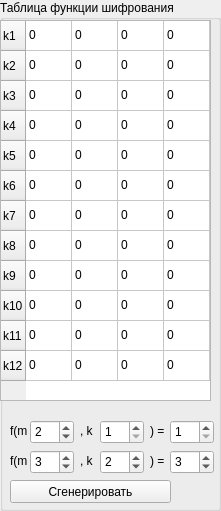
     <widget class="QGroupBox" name="tableOfFunctionGroupBox_Rect_2">
      <property name="geometry">
       <rect>
        <x>10</x>
        <y>0</y>
        <width>221</width>
        <height>511</height>
       </rect>
      </property>
      <property name="title">
       <string>Таблица функции шифрования</string>
      </property>
      <property name="flat">
       <bool>false</bool>
      </property>
      <property name="checkable">
       <bool>false</bool>
      </property>
      <widget class="QTableWidget" name="tableOfFunction_Rect_2">
       <property name="geometry">
        <rect>
         <x>0</x>
         <y>20</y>
         <width>211</width>
         <height>381</height>
        </rect>
       </property>
       <property name="gridStyle">
        <enum>Qt::SolidLine</enum>
       </property>
       <property name="cornerButtonEnabled">
        <bool>true</bool>
       </property>
       <attribute name="horizontalHeaderVisible">
        <bool>false</bool>
       </attribute>
       <attribute name="horizontalHeaderCascadingSectionResizes">
        <bool>false</bool>
       </attribute>
       <attribute name="horizontalHeaderDefaultSectionSize">
        <number>46</number>
       </attribute>
       <attribute name="horizontalHeaderHighlightSections">
        <bool>true</bool>
       </attribute>
       <attribute name="horizontalHeaderMinimumSectionSize">
        <number>30</number>
       </attribute>
       <attribute name="horizontalHeaderShowSortIndicator" stdset="0">
        <bool>true</bool>
       </attribute>
       <row>
        <property name="text">
         <string>k1</string>
        </property>
       </row>
       <row>
        <property name="text">
         <string>k2</string>
        </property>
       </row>
       <row>
        <property name="text">
         <string>k3</string>
        </property>
       </row>
       <row>
        <property name="text">
         <string>k4</string>
        </property>
       </row>
       <row>
        <property name="text">
         <string>k5</string>
        </property>
       </row>
       <row>
        <property name="text">
         <string>k6</string>
        </property>
       </row>
       <row>
        <property name="text">
         <string>k7</string>
        </property>
       </row>
       <row>
        <property name="text">
         <string>k8</string>
        </property>
       </row>
       <row>
        <property name="text">
         <string>k9</string>
        </property>
       </row>
       <row>
        <property name="text">
         <string>k10</string>
        </property>
       </row>
       <row>
        <property name="text">
         <string>k11</string>
        </property>
       </row>
       <row>
        <property name="text">
         <string>k12</string>
        </property>
       </row>
       <column>
        <property name="text">
         <string>m1</string>
        </property>
       </column>
       <column>
        <property name="text">
         <string>m2</string>
        </property>
       </column>
       <column>
        <property name="text">
         <string>m3</string>
        </property>
       </column>
       <column>
        <property name="text">
         <string>m4</string>
        </property>
       </column>
       <item row="0" column="0">
        <property name="text">
         <string>0</string>
        </property>
       </item>
       <item row="0" column="1">
        <property name="text">
         <string>0</string>
        </property>
       </item>
       <item row="0" column="2">
        <property name="text">
         <string>0</string>
        </property>
       </item>
       <item row="0" column="3">
        <property name="text">
         <string>0</string>
        </property>
       </item>
       <item row="1" column="0">
        <property name="text">
         <string>0</string>
        </property>
       </item>
       <item row="1" column="1">
        <property name="text">
         <string>0</string>
        </property>
       </item>
       <item row="1" column="2">
        <property name="text">
         <string>0</string>
        </property>
       </item>
       <item row="1" column="3">
        <property name="text">
         <string>0</string>
        </property>
       </item>
       <item row="2" column="0">
        <property name="text">
         <string>0</string>
        </property>
       </item>
       <item row="2" column="1">
        <property name="text">
         <string>0</string>
        </property>
       </item>
       <item row="2" column="2">
        <property name="text">
         <string>0</string>
        </property>
       </item>
       <item row="2" column="3">
        <property name="text">
         <string>0</string>
        </property>
       </item>
       <item row="3" column="0">
        <property name="text">
         <string>0</string>
        </property>
       </item>
       <item row="3" column="1">
        <property name="text">
         <string>0</string>
        </property>
       </item>
       <item row="3" column="2">
        <property name="text">
         <string>0</string>
        </property>
       </item>
       <item row="3" column="3">
        <property name="text">
         <string>0</string>
        </property>
       </item>
       <item row="4" column="0">
        <property name="text">
         <string>0</string>
        </property>
       </item>
       <item row="4" column="1">
        <property name="text">
         <string>0</string>
        </property>
       </item>
       <item row="4" column="2">
        <property name="text">
         <string>0</string>
        </property>
       </item>
       <item row="4" column="3">
        <property name="text">
         <string>0</string>
        </property>
       </item>
       <item row="5" column="0">
        <property name="text">
         <string>0</string>
        </property>
       </item>
       <item row="5" column="1">
        <property name="text">
         <string>0</string>
        </property>
       </item>
       <item row="5" column="2">
        <property name="text">
         <string>0</string>
        </property>
       </item>
       <item row="5" column="3">
        <property name="text">
         <string>0</string>
        </property>
       </item>
       <item row="6" column="0">
        <property name="text">
         <string>0</string>
        </property>
       </item>
       <item row="6" column="1">
        <property name="text">
         <string>0</string>
        </property>
       </item>
       <item row="6" column="2">
        <property name="text">
         <string>0</string>
        </property>
       </item>
       <item row="6" column="3">
        <property name="text">
         <string>0</string>
        </property>
       </item>
       <item row="7" column="0">
        <property name="text">
         <string>0</string>
        </property>
       </item>
       <item row="7" column="1">
        <property name="text">
         <string>0</string>
        </property>
       </item>
       <item row="7" column="2">
        <property name="text">
         <string>0</string>
        </property>
       </item>
       <item row="7" column="3">
        <property name="text">
         <string>0</string>
        </property>
       </item>
       <item row="8" column="0">
        <property name="text">
         <string>0</string>
        </property>
       </item>
       <item row="8" column="1">
        <property name="text">
         <string>0</string>
        </property>
       </item>
       <item row="8" column="2">
        <property name="text">
         <string>0</string>
        </property>
       </item>
       <item row="8" column="3">
        <property name="text">
         <string>0</string>
        </property>
       </item>
       <item row="9" column="0">
        <property name="text">
         <string>0</string>
        </property>
       </item>
       <item row="9" column="1">
        <property name="text">
         <string>0</string>
        </property>
       </item>
       <item row="9" column="2">
        <property name="text">
         <string>0</string>
        </property>
       </item>
       <item row="9" column="3">
        <property name="text">
         <string>0</string>
        </property>
       </item>
       <item row="10" column="0">
        <property name="text">
         <string>0</string>
        </property>
       </item>
       <item row="10" column="1">
        <property name="text">
         <string>0</string>
        </property>
       </item>
       <item row="10" column="2">
        <property name="text">
         <string>0</string>
        </property>
       </item>
       <item row="10" column="3">
        <property name="text">
         <string>0</string>
        </property>
       </item>
       <item row="11" column="0">
        <property name="text">
         <string>0</string>
        </property>
       </item>
       <item row="11" column="1">
        <property name="text">
         <string>0</string>
        </property>
       </item>
       <item row="11" column="2">
        <property name="text">
         <string>0</string>
        </property>
       </item>
       <item row="11" column="3">
        <property name="text">
         <string>0</string>
        </property>
       </item>
      </widget>
      <widget class="QPushButton" name="generateTableOfFunctionButton_Rect_2">
       <property name="geometry">
        <rect>
         <x>10</x>
         <y>480</y>
         <width>161</width>
         <height>23</height>
        </rect>
       </property>
       <property name="text">
        <string>Сгенерировать</string>
       </property>
      </widget>
      <widget class="QLabel" name="label_20">
       <property name="geometry">
        <rect>
         <x>10</x>
         <y>420</y>
         <width>41</width>
         <height>21</height>
        </rect>
       </property>
       <property name="text">
        <string>f(m</string>
       </property>
      </widget>
      <widget class="QSpinBox" name="numberOfColumnToBeConstant1_Rect_2">
       <property name="geometry">
        <rect>
         <x>30</x>
         <y>420</y>
         <width>44</width>
         <height>24</height>
        </rect>
       </property>
       <property name="minimum">
        <number>1</number>
       </property>
       <property name="maximum">
        <number>9</number>
       </property>
       <property name="value">
        <number>2</number>
       </property>
      </widget>
      <widget class="QLabel" name="label_21">
       <property name="geometry">
        <rect>
         <x>80</x>
         <y>420</y>
         <width>41</width>
         <height>21</height>
        </rect>
       </property>
       <property name="text">
        <string>, k</string>
       </property>
      </widget>
      <widget class="QSpinBox" name="numberOfRowToBeConstant1_Rect_2">
       <property name="geometry">
        <rect>
         <x>100</x>
         <y>420</y>
         <width>44</width>
         <height>24</height>
        </rect>
       </property>
       <property name="minimum">
        <number>1</number>
       </property>
       <property name="maximum">
        <number>9</number>
       </property>
      </widget>
      <widget class="QLabel" name="label_22">
       <property name="geometry">
        <rect>
         <x>150</x>
         <y>420</y>
         <width>31</width>
         <height>21</height>
        </rect>
       </property>
       <property name="text">
        <string>) =</string>
       </property>
      </widget>
      <widget class="QSpinBox" name="valueToBeConstant1_Rect_2">
       <property name="geometry">
        <rect>
         <x>170</x>
         <y>420</y>
         <width>44</width>
         <height>24</height>
        </rect>
       </property>
       <property name="minimum">
        <number>1</number>
       </property>
       <property name="maximum">
        <number>9</number>
       </property>
      </widget>
      <widget class="QLabel" name="label_23">
       <property name="geometry">
        <rect>
         <x>150</x>
         <y>450</y>
         <width>31</width>
         <height>21</height>
        </rect>
       </property>
       <property name="text">
        <string>) =</string>
       </property>
      </widget>
      <widget class="QLabel" name="label_24">
       <property name="geometry">
        <rect>
         <x>10</x>
         <y>450</y>
         <width>41</width>
         <height>21</height>
        </rect>
       </property>
       <property name="text">
        <string>f(m</string>
       </property>
      </widget>
      <widget class="QSpinBox" name="numberOfColumnToBeConstant2_Rect_2">
       <property name="geometry">
        <rect>
         <x>30</x>
         <y>450</y>
         <width>44</width>
         <height>24</height>
        </rect>
       </property>
       <property name="minimum">
        <number>1</number>
       </property>
       <property name="maximum">
        <number>9</number>
       </property>
       <property name="value">
        <number>3</number>
       </property>
      </widget>
      <widget class="QSpinBox" name="numberOfRowToBeConstant2_Rect_2">
       <property name="geometry">
        <rect>
         <x>100</x>
         <y>450</y>
         <width>44</width>
         <height>24</height>
        </rect>
       </property>
       <property name="minimum">
        <number>1</number>
       </property>
       <property name="maximum">
        <number>9</number>
       </property>
       <property name="value">
        <number>2</number>
       </property>
      </widget>
      <widget class="QSpinBox" name="valueToBeConstant2_Rect_2">
       <property name="geometry">
        <rect>
         <x>170</x>
         <y>450</y>
         <width>44</width>
         <height>24</height>
        </rect>
       </property>
       <property name="minimum">
        <number>1</number>
       </property>
       <property name="maximum">
        <number>9</number>
       </property>
       <property name="value">
        <number>3</number>
       </property>
      </widget>
      <widget class="QLabel" name="label_25">
       <property name="geometry">
        <rect>
         <x>80</x>
         <y>450</y>
         <width>41</width>
         <height>21</height>
        </rect>
       </property>
       <property name="text">
        <string>, k</string>
       </property>
      </widget>
     </widget>
